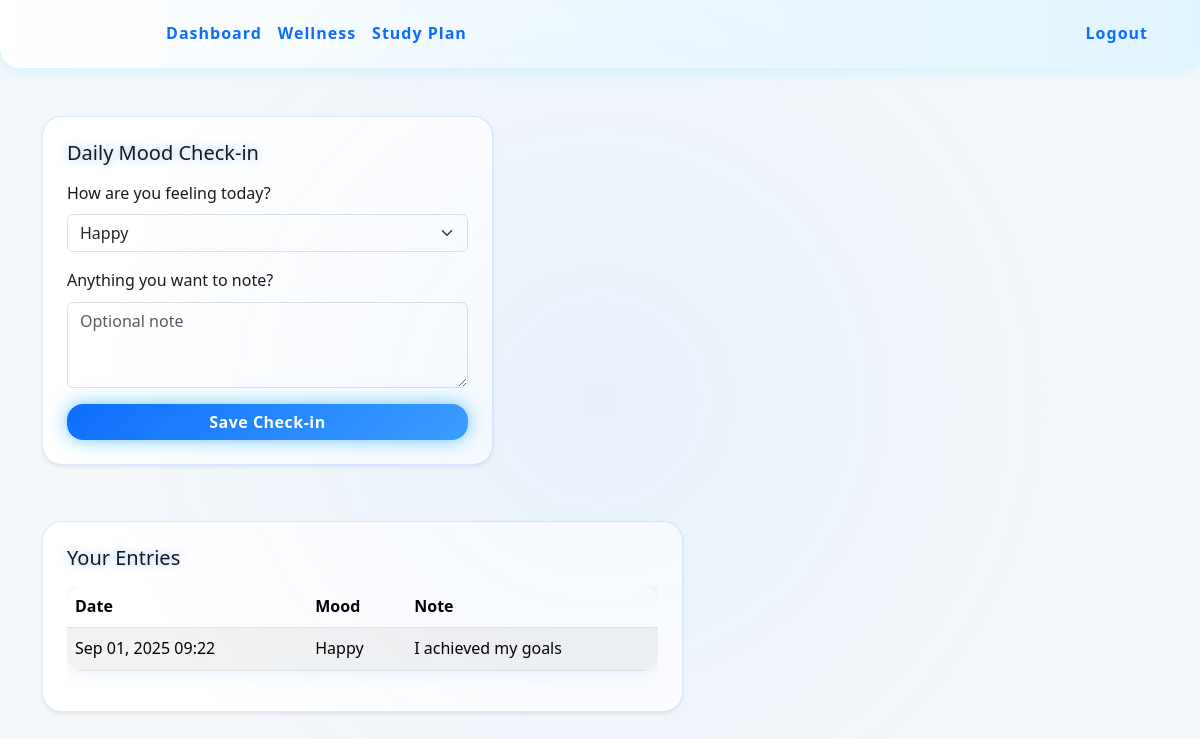
The page /mood (signed in) on the database its author committed.
### models.py (models this page shows)
class MoodEntry(db.Model):
    id = db.Column(db.Integer, primary_key=True)
    user_id = db.Column(db.Integer, db.ForeignKey('user.id'), nullable=False)
    mood = db.Column(db.String(20), nullable=False)  # happy, okay, stressed, sad
    note = db.Column(db.Text, nullable=True)
    created_at = db.Column(db.DateTime, default=datetime.utcnow, index=True)

### app.py (the view)
@app.route("/mood", methods=["GET", "POST"])
@login_required
def mood():
    form = MoodForm()
    if form.validate_on_submit():
        entry = MoodEntry(user_id=current_user.id, mood=form.mood.data, note=form.note.data)
        db.session.add(entry)
        db.session.commit()
        flash("Mood check-in saved.", "success")
        return redirect(url_for('dashboard'))
    entries = MoodEntry.query.filter_by(user_id=current_user.id).order_by(MoodEntry.created_at.desc()).all()
    return render_template("mood.html", form=form, entries=entries)

### forms.py
class MoodForm(FlaskForm):
    mood = SelectField('How are you feeling today?', choices=[('happy','Happy'),('okay','Okay'),('stressed','Stressed'),('sad','Sad')], validators=[DataRequired()])
    note = TextAreaField('Anything you want to note?', validators=[Optional(), Length(max=1000)])
    submit = SubmitField('Save Check-in')

### app.py (called while the page is built)
@login_manager.user_loader
def load_user(user_id):
    return db.session.get(User, int(user_id))

### templates/mood.html (shortened to what this page needs)
{% extends "base.html" %}
{% block content %}
<div class="row g-4 my-4">
    <div class="col-lg-5">
        <div class="card shadow-sm">
            <div class="card-body p-4">
                <h3 class="h5 mb-3">Daily Mood Check-in</h3>
                <form method="post">
                    <div class="mb-3">
                        {{ form.mood.label(class="form-label") }}
                        {{ form.mood(class="form-select") }}
                    </div>
                    <div class="mb-3">
                        {{ form.note.label(class="form-label") }}
                        {{ form.note(class="form-control", rows="3", placeholder="Optional note") }}
                    </div>
                    <div class="d-grid">
                        {{ form.submit(class="btn btn-primary btn-block") }}
                    </div>
                </form>
            </div>
        </div>
    </div>
    <div class="col-lg-7">
        <div class="card shadow-sm">
            <div class="card-body p-4">
                <h3 class="h5 mb-3">Your Entries</h3>
                {% if entries %}
                    <div class="table-responsive">
                        <table class="table table-striped align-middle">
                            <thead>
                                <tr>
                                    <th>Date</th>
                                    <th>Mood</th>
                                    <th>Note</th>
                                </tr>
                            </thead>
                            <tbody>
                                {% for e in entries %}
                                    <tr>
                                        <td>{{ e.created_at.strftime('%b %d, %Y %H:%M') }}</td>
                                        <td class="text-capitalize">{{ e.mood }}</td>
                                        <td>{{ e.note }}</td>
                                    </tr>
                                {% endfor %}
                            </tbody>
                        </table>
                    </div>
                {% else %}
                    <p class="text-muted mb-0">No entries yet.</p>
                {% endif %}
            </div>
        </div>
    </div>
</div>
{% endblock %}

### static/css/style.css (style rules this page uses)
body { background: #f4f8fb; font-family: 'Segoe UI', Tahoma, Geneva, Verdana, sans-serif; color: #1a1a1a; line-height: 1.6; margin: 0; transition: background 0.3s, color 0.3s; }
.card { border-radius: 1.25rem; background: #ffffff; box-shadow: 0 0 20px rgba(13, 110, 253, 0.1); transition: transform 0.3s ease, box-shadow 0.3s ease, background 0.3s ease; color: #1a1a1a; border: 1px solid rgba(13, 110, 253, 0.15); }
.btn-primary { border-radius: 1rem; background: linear-gradient(135deg, #0d6efd, #3da0ff); border: none; font-weight: 700; letter-spacing: 0.5px; color: #ffffff; box-shadow: 0 0 15px rgba(13, 110, 253, 0.3), 0 0 25px rgba(0, 212, 255, 0.3); transition: all 0.3s ease; }
.table { border-radius: 1rem; overflow: hidden; background: #ffffff; box-shadow: 0 0 20px rgba(13, 110, 253, 0.1); color: #1a1a1a; transition: box-shadow 0.3s, transform 0.3s; }
.table th, .table td { vertical-align: middle; }
.row.g-4 { gap: 2rem; }
a, button, .nav-link, .card { transition: all 0.3s ease-in-out; }
h1, h2, h3, h4, h5, h6 { text-transform: none; text-shadow: 0 0 8px rgba(13, 110, 253, 0.3), 0 0 12px rgba(0, 212, 255, 0.2); }

### rows shown on the page
MoodEntry: created_at "Sep 01, 2025 09:22", mood "Happy", note "I achieved my goals"
